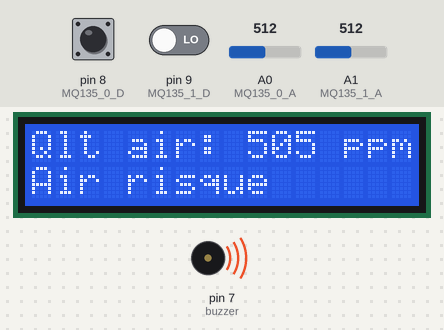
Bench run of a sketch on a simulated Arduino Uno, built with avr-gcc and run on an emulated ATmega328P. On the bench: 16×2 character LCD, buzzer (waves = sounding, pin HIGH). The test bench sets the inputs (shaded band); at power-on: pin 9 (MQ135_1_D) LOW, A0 (MQ135_0_A) = 512, A1 (MQ135_1_A) = 512, pin 8 (MQ135_0_D) HIGH.

Above: at 1.2 s.
1.3 s: pin 9 (MQ135_1_D) driven HIGH
At 2.8 s:
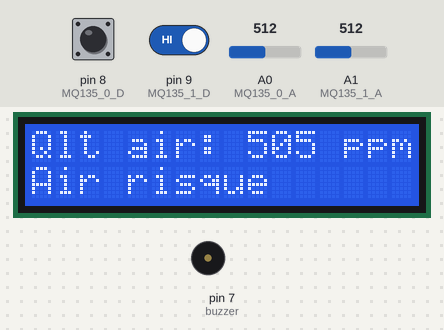
3.5 s: A0 (MQ135_0_A) set to 610
At 4.7 s:
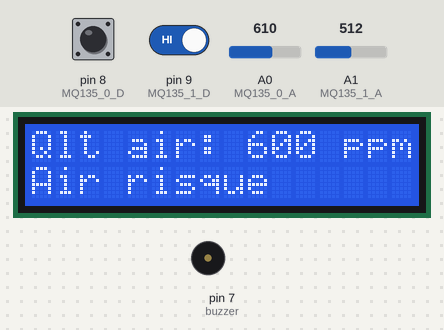
5.5 s: A1 (MQ135_1_A) set to 716
At 6.7 s:
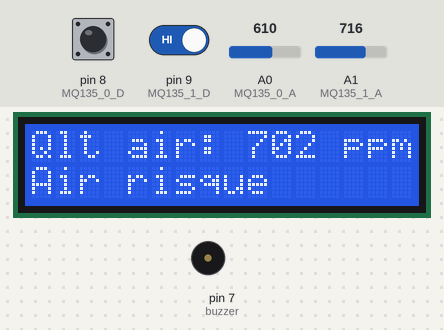
7.6 s: A0 (MQ135_0_A) set to 621
At 8.7 s:
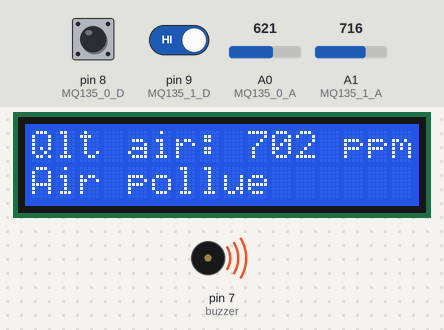
9.6 s: A1 (MQ135_1_A) set to 628
At 10.7 s:
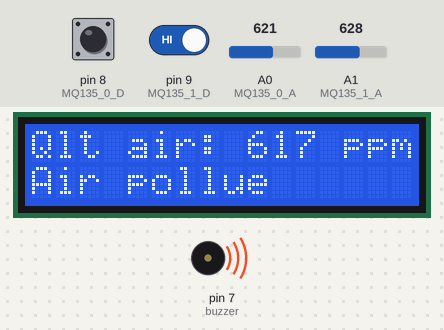
11.6 s: A1 (MQ135_1_A) set to 601
At 12.6 s:
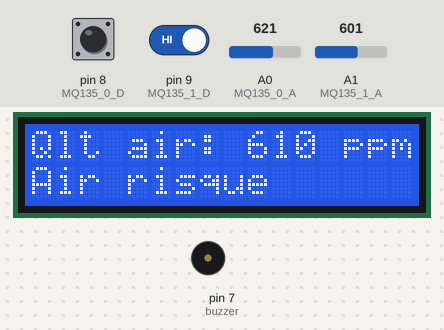
Timing chart, 0 to 14.6 s (numbered marks = the images above; inputs shaded):
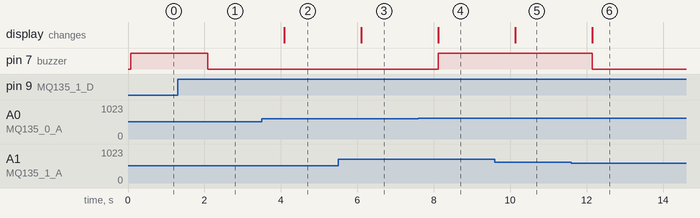

Measured:
- the behaviour switches between 610 and 611 on A0 (MQ135_0_A) (found by bisection; images 3 and 4)
- the behaviour switches between 611 and 610 on A1 (MQ135_1_A) (found by bisection; images 5 and 6)
- after the input at 1.3 s, pin 7 (buzzer): HIGH → LOW after 0.78 s
- after the input at 3.5 s, the display: changes after 0.59 s (image 2)
- after the input at 5.5 s, the display: changes after 0.61 s (image 3)
- after the input at 7.6 s, pin 7 (buzzer): LOW → HIGH after 0.52 s; the display: changes after 0.52 s (image 4)
- after the input at 9.6 s, the display: changes after 0.53 s (image 5)
- after the input at 11.6 s, pin 7 (buzzer): HIGH → LOW after 0.54 s; the display: changes after 0.54 s (image 6)

The sketch:

pollution.ino
```cpp
#include "DHT.h"
#include "LiquidCrystal.h"

#define DHTPIN 12 // Pin relié au capteur DHT 11
#define DHTTYPE DHT11    // DHT11 sinon

#define MQ135_0_A A0
#define MQ135_1_A A1

#define MQ135_0_D 8
#define MQ135_1_D 9

#define buzzer 7


byte const rs = 11;
byte const enable = 10;

int niv_pol_MQ135_0;
int niv_pol_MQ135_1;

float tempsActuel;


LiquidCrystal lcd(rs, enable, 5, 4, 3, 2); // Initialisation de l'écran LCD
DHT dht(DHTPIN, DHTTYPE);


void setup() {
  Serial.begin(9600);

  pinMode(MQ135_0_D, INPUT);
  pinMode(MQ135_1_D, INPUT);
  pinMode(buzzer, OUTPUT);

  digitalWrite(buzzer, LOW);
  lcd.begin(16, 2);

  tempsActuel = millis();
}


// Fonction qui affiche sur le moniteur série les informations concernant la température et l'humidité
void tempHum() {
  // Récupération de la température de l'air
  double dTempExt = dht.readTemperature();

  // Affichage de la température de l'air
  Serial.print("Température de l'air: ");
  Serial.print(dTempExt);
  Serial.println("°C");

  // Récupération de l'humidité de l'air
  double dHumidExt = dht.readHumidity();

  // Affichage de l'humidité de l'air
  Serial.print("Humidité de l'air: ");
  Serial.print(dHumidExt);
  Serial.println("%");
  tempsActuel = millis();
}


void gaz() {

  // Récupération des données provenant des capteurs de gaz et conversion
  niv_pol_MQ135_0 = map(analogRead(MQ135_0_A), 0, 1023, 10, 1000); // Conversion des données de [0-1023] à [10-1000]
  niv_pol_MQ135_1 = map(analogRead(MQ135_1_A), 0, 1023, 10, 1000);

  // Actualisation des informations à l'écran LCD
  lcd.clear();
  lcd.print("Qlt air: ");
  if (niv_pol_MQ135_0 >= niv_pol_MQ135_1) {
    lcd.print(niv_pol_MQ135_0);
  }
  else {
    lcd.print(niv_pol_MQ135_1);
  }
  lcd.print(" ppm");

  lcd.setCursor(0,1); // Permet d'écrire sur la deuxième ligne de l'écran LCD
  if (niv_pol_MQ135_0 <= 170 && niv_pol_MQ135_1 <= 170) {
    lcd.print("Air clean");
    digitalWrite(buzzer, LOW); // On éteint l'alarme si la qualité descend en-dessous de 600 ppm
  }
  else if (niv_pol_MQ135_0 <= 600 || niv_pol_MQ135_1 <= 600) {
    lcd.print("Air risque");
    digitalWrite(buzzer, LOW);
  }
  else if(niv_pol_MQ135_0 > 600 || niv_pol_MQ135_1 > 600) {
    lcd.print("Air pollue");
    digitalWrite(buzzer, HIGH); // On sonne l'alarme si la qualité de l'air dépasse 600 ppm
  }


  if (digitalRead(MQ135_0_D) == 0 || digitalRead(MQ135_1_D) == 0) {
    digitalWrite(buzzer, HIGH);
  }
}


void loop() {

  if ( millis() - tempsActuel >= 30000) {
    tempHum();
  }

  gaz();

  delay(1000);


}
```
